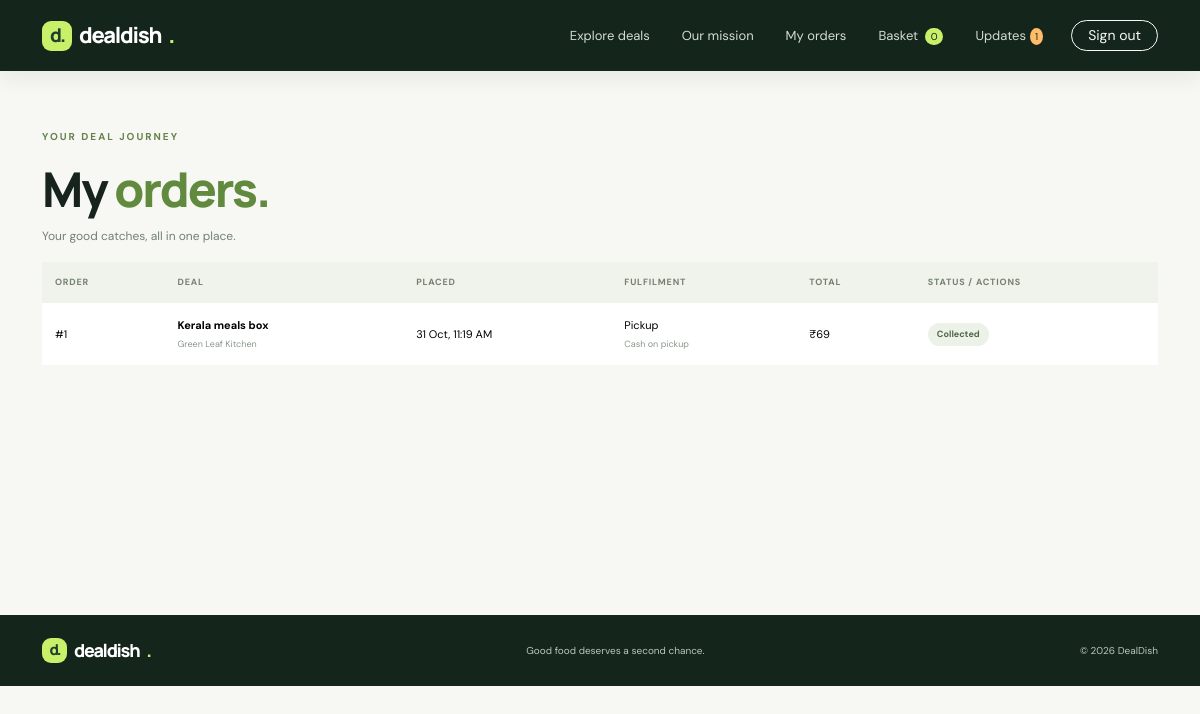
The page /orders (signed in) on the database its author committed.
### app.py (models this page shows)
class Order(db.Model):
    id = db.Column(db.Integer, primary_key=True)
    user_id = db.Column(db.Integer, db.ForeignKey('user.id'), nullable=False)
    deal_id = db.Column(db.Integer, db.ForeignKey('deal.id'), nullable=False)
    quantity = db.Column(db.Integer, nullable=False)
    total = db.Column(db.Float, nullable=False)
    fulfilment = db.Column(db.String(20), nullable=False)
    payment = db.Column(db.String(30), nullable=False)
    status = db.Column(db.String(30), default='Placed')
    reservation_expires = db.Column(db.DateTime)
    cancellation_reason = db.Column(db.String(300), default='')
    cancelled_at = db.Column(db.DateTime)
    refund_status = db.Column(db.String(30), default='Not applicable')
    refund_amount = db.Column(db.Float, default=0)
    created_at = db.Column(db.DateTime, default=datetime.utcnow)
    user = db.relationship('User', backref='orders')
    deal = db.relationship('Deal', backref='orders')

class Deal(db.Model):
    id = db.Column(db.Integer, primary_key=True)
    hotel_id = db.Column(db.Integer, db.ForeignKey('hotel.id'), nullable=False)
    name = db.Column(db.String(150), nullable=False)
    category = db.Column(db.String(50), nullable=False)
    description = db.Column(db.String(500), default='')
    original_price = db.Column(db.Float, nullable=False)
    deal_price = db.Column(db.Float, nullable=False)
    quantity = db.Column(db.Integer, nullable=False, default=1)
    image_url = db.Column(db.String(500), default='')
    available_from = db.Column(db.DateTime, default=datetime.utcnow)
    expires_at = db.Column(db.DateTime, nullable=False)
    active = db.Column(db.Boolean, default=True)
    hotel = db.relationship('Hotel', backref='deals')

class Hotel(db.Model):
    id = db.Column(db.Integer, primary_key=True)
    user_id = db.Column(db.Integer, db.ForeignKey('user.id'), nullable=False, unique=True)
    name = db.Column(db.String(150), nullable=False)
    address = db.Column(db.String(255), nullable=False)
    fssai = db.Column(db.String(12), nullable=False)
    description = db.Column(db.String(500), default='')
    lat = db.Column(db.Float)
    lng = db.Column(db.Float)
    closing_time = db.Column(db.String(10), default='22:00')
    status = db.Column(db.String(20), default='pending')
    admin_note = db.Column(db.String(300), default='')
    user = db.relationship('User', backref=db.backref('hotel_profile', uselist=False))

### app.py (the view)
@app.route('/orders')
@login_required
def my_orders():
    user=current_user()
    if user.role=='hotel': return redirect(url_for('hotel_orders'))
    orders=Order.query.filter_by(user_id=user.id).order_by(Order.created_at.desc()).all()
    return render_template('orders.html', orders=orders)

### app.py (called while the page is built)
def current_user():
    return db.session.get(User, session.get('user_id')) if session.get('user_id') else None

def login_required(fn):
    @wraps(fn)
    def wrapped(*args, **kwargs):
        if not current_user():
            flash('Please sign in to continue.', 'info')
            return redirect(url_for('login', next=request.path))
        return fn(*args, **kwargs)
    return wrapped

@app.context_processor
def inject_globals():
    user = current_user()
    return {'current_user': user, 'unread_count': Notice.query.filter_by(user_id=user.id, read=False).count() if user else 0, 'now': datetime.utcnow()}

@app.template_filter('money')
def money(value): return '₹{:,.0f}'.format(value or 0)

@app.template_filter('dt')
def dt(value): return value.strftime('%d %b, %I:%M %p') if value else '—'

### templates/orders.html (shortened to what this page needs)
{% extends 'base.html' %}{% block title %}My orders · DealDish{% endblock %}{% block content %}<section class="container page-shell"><div class="eyebrow">YOUR DEAL JOURNEY</div><h1 class="page-title">My <em>orders.</em></h1><p class="muted">Your good catches, all in one place.</p>{% if orders %}<div class="table-responsive"><table class="table dd-table"><thead><tr><th>Order</th><th>Deal</th><th>Placed</th><th>Fulfilment</th><th>Total</th><th>Status / actions</th></tr></thead><tbody>{% for o in orders %}<tr><td>#{{ o.id }}</td><td><strong>{{ o.deal.name }}</strong><small class="table-sub">{{ o.deal.hotel.name }}</small></td><td>{{ o.created_at|dt }}</td><td>{{ o.fulfilment }}<small class="table-sub">{{ o.payment }}</small></td><td>{{ o.total|money }}</td><td><span class="status-badge">{{ o.status }}</span>
</td></tr>{% endfor %}</tbody></table></div>{% else %}<div class="empty-state"><div class="empty-icon">↗</div><h3>No orders yet</h3><p>Your first good catch is waiting to happen.</p><a class="btn btn-dark-green rounded-pill px-4" href="{{ url_for('index') }}">Find a deal</a></div>{% endif %}</section>{% endblock %}

### static/style.css (style rules this page uses)
:root { --ink:#17231d;--muted:#718078;--lime:#c8f169;--lime-dark:#a9d94b;--forest:#203d2d;--paper:#f7f8f3;--line:#e5e9e1;--white:#fff;--orange:#ffbd69;--shadow:0 18px 50px rgba(24,45,31,.09) }
* { box-sizing:border-box }
html { scroll-behavior:smooth }
body { margin:0;background:var(--paper);color:var(--ink);font-family:'DM Sans',sans-serif;font-size:15px }
h1,h2,h3,h4,.navbar-brand { font-family:'Manrope',sans-serif;letter-spacing:-.045em }
.eyebrow { font-size:10px;letter-spacing:2px;font-weight:700;color:#66834c;margin-bottom:16px }
.hero h1 em,.section-head h2 em,.impact-band h2 em,.partner-cta h2 em,.page-title em,.auth-aside h1 em,.about-hero h1 em { font-style:normal;color:var(--lime) }
.muted { font-size:12px;color:var(--muted);line-height:1.7 }
.page-shell { padding-top:58px;padding-bottom:90px;min-height:68vh }
.page-title { font-size:clamp(35px,4vw,48px);font-weight:800;letter-spacing:-2px;margin-bottom:8px }
.page-title em { color:#628a3f }
.status-badge { display:inline-block;background:#edf2e8;color:#50684a;border-radius:20px;padding:5px 9px;font-size:9px;font-weight:700;white-space:nowrap }
.dd-table { font-size:11px;vertical-align:middle;border-color:var(--line);background:#fff }
.dd-table thead th { background:#eff3eb;color:#748071;border:0;font-size:9px;text-transform:uppercase;letter-spacing:.8px;padding:14px 13px;white-space:nowrap }
.dd-table td { padding:14px 13px;background:#fff }
.dd-table tr:last-child td { border-bottom:0 }
.dd-table small { display:block }
.table-sub { font-size:9px;color:#8b968b;margin-top:4px }

### rows shown on the page
Order: id "1", deal.name "Kerala meals box", deal.hotel.name "Green Leaf Kitchen", created_at|dt "31 Oct, 11:19 AM", fulfilment "Pickup", payment "Cash on pickup", total "₹69", status "Collected"

### other values the page prints
{{ session.get('cart',{})|length }} "0"
{{ unread_count }} "1"
